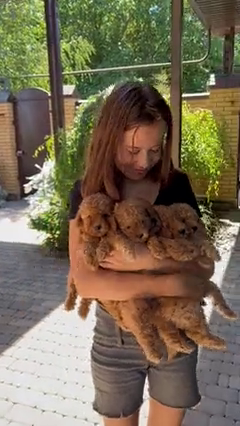
#> input picture frame 19 of video.mp4, 240 x 426 px, given in place of city.mp4, which was not available
$ jupyter execute '23_퀴즈.ipynb'   (text cells are left out)
#> lines starting #> are read from the running program, lines starting #| are printed output that depends on the picture
[cell 1]
import cv2

cap = cv2.VideoCapture("./city.mp4")

fourcc = cv2.VideoWriter_fourcc(*'DIVS')

width = round(cap.get(cv2.CAP_PROP_FRAME_WIDTH))
height = round(cap.get(cv2.CAP_PROP_FRAME_HEIGHT))

fps = cap.get(cv2.CAP_PROP_FPS) * 4

out = cv2.VideoWriter("city_output.mp4",fourcc, fps, (height,width))

while cap.isOpened():
    ret, frame = cap.read()
#> frame is the input picture: shape (426, 240, 3); mean B, G, R 84.9, 107.6, 120

    if not ret:
        break

    rotate_270 = cv2.rotate(frame, cv2.ROTATE_90_COUNTERCLOCKWISE)
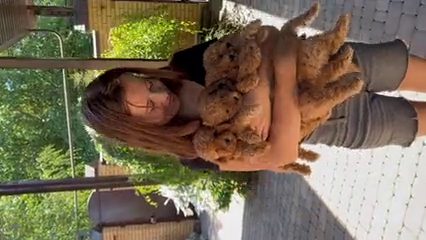
#> rotate_270: shape (240, 426, 3); mean B, G, R 84.9, 107.6, 120
    out.write(rotate_270)
    cv2.imshow("city",frame)

    if cv2.waitKey(1) == ord("q"):
#> (key q is pressed here)
        break

out.release()
cap.release()
cv2.destroyAllWindows()


$ run again, starting later in the video
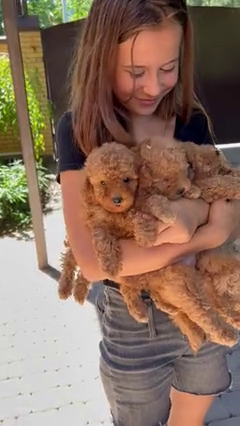
#> input picture frame 89 of video.mp4, 240 x 426 px, given in place of city.mp4, which was not available
#> frame is the input picture: shape (426, 240, 3); mean B, G, R 95.6, 111.6, 137.9
#> `rotate_270 = cv2.rotate(frame, cv2.ROTATE_90_COUNTERCLOCKWISE)`:
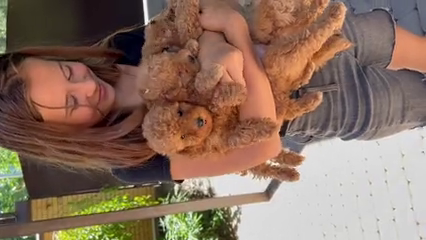
#> rotate_270: shape (240, 426, 3); mean B, G, R 95.6, 111.6, 137.9

$ run again, starting later in the video
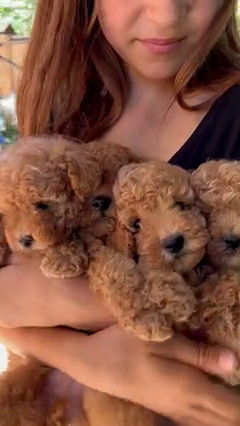
#> input picture frame 159 of video.mp4, 240 x 426 px, given in place of city.mp4, which was not available
#> frame is the input picture: shape (426, 240, 3); mean B, G, R 65, 83.9, 133.7
#> `rotate_270 = cv2.rotate(frame, cv2.ROTATE_90_COUNTERCLOCKWISE)`:
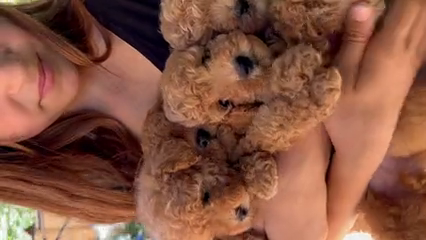
#> rotate_270: shape (240, 426, 3); mean B, G, R 65, 83.9, 133.7
